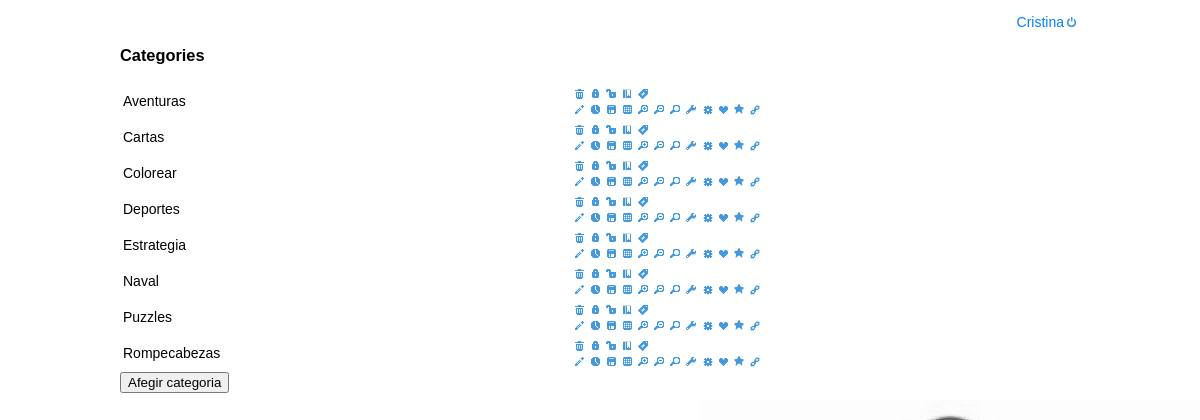
Screenshot of /admin/categories.php (signed in) with the database file from the repository.
### tables this page shows
CREATE TABLE IF NOT EXISTS `categories` (
  `id_category` int(11) NOT NULL AUTO_INCREMENT,
  `name_category` varchar(32) NOT NULL,
  `status` char(1) NOT NULL DEFAULT '1',
  PRIMARY KEY (`id_category`)
);

### includes/func.getAdminID.php (called while the page is built, shortened)
<?php
function getUserID($connection)
{
	$login = addslashes(trim($_SESSION['login']));
	$query = <<<EOD
SELECT id_admin
FROM admins
WHERE mail_admin='{$login}'
AND `status`=1
EOD;
	$res = mysql_query($query, $connection);
	$user = mysql_fetch_assoc($res);
	return $user['id_admin'];
}
?>

### admin/categories.php (the view, shortened to what this page needs)
<?php
require_once('../includes/connection.php');
require_once('../includes/func.getAdminID.php');
$id_user = getUserID($connection);
require_once('../includes/func.buildLogoutAdmin.php');
$logout = buildLogoutAdmin($connection, $id_user);
require_once ('../includes/templateAdmin.php');
echo $logout;
$query = <<<EOD
SELECT *
FROM categories
WHERE status=1
ORDER BY name_category
EOD;
$res = mysql_query($query, $connection);
$categoryList = '';
while ($category = mysql_fetch_assoc($res)){
	$categoryList .= <<<EOD
<tr rel="{$category['id_category']}">
<td class="name">{$category['name_category']}</td>
<td class="options">
	<span class="remove ui-icon ui-icon-trash" title="Eliminar categoria"></span>
	<span class="modify ui-icon ui-icon-pencil" title="Editar la informaci&oacute; de la categoria "></span>
</td>
</tr>
EOD;
}
$categories = <<<EOD
<div id="categoriesList">
<h3>Categories</h3>
<table>
{$categoryList}
</table>
<input type="button" name="addcategory" id="addcategory" value="Afegir categoria" />
</div>
EOD;
echo $categories;
?>

### includes/func.buildLogoutAdmin.php (shortened to what this page needs)
<?php
require_once('../includes/templateAdmin.php');
function buildLogoutAdmin ($connection, $id_admin){
	$query = <<<EOD
SELECT name_admin
FROM admins
WHERE id_admin={$id_admin}
AND `status`=1
EOD;
	$res = mysql_query($query);
	$admin = mysql_fetch_assoc($res);
	return <<<EOD
<p title="Cerrar sesi&oacute;n" id="logoutAdmin" align="right"><a href="../logoutAdmin.php?id_admin={$id_admin}"><span class="ui-icon ui-icon-power"></span>{$admin['name_admin']}</a></p>
EOD;
}
?>

### styles/stylesAdmin.css (style rules this page uses)
html { height:100%; padding:0; margin:0; background:white url('joystick_bg.jpg') bottom right no-repeat; background-attachment:scroll; }
body { font-family:Arial; font-size:14px; }
body a { text-decoration:none; color:#0080FF; }
#layout #container span { float:right; }
.name { position:relative; clear:both; width:960px; }
.options { position:relative; clear:both; width:960px; margin:0 auto 25px auto; }
#layout #container #categoriesList span { position:relative; float:left; clear:both; width:200px; }

### rows the page displays
categories: name_category "Aventuras"
categories: name_category "Cartas"
categories: name_category "Colorear"
categories: name_category "Deportes"
categories: name_category "Estrategia"
categories: name_category "Naval"
categories: name_category "Puzzles"
categories: name_category "Rompecabezas"

### other values shown
$admin['name_admin'] "Cristina"
